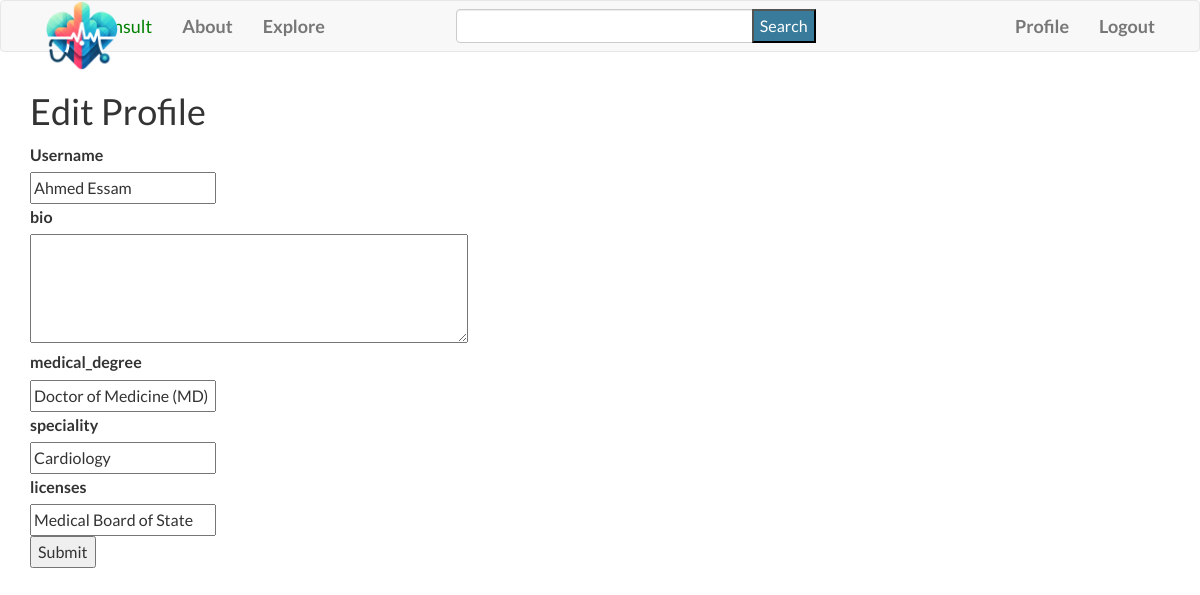
The page /edit_profile (signed in) on the database its author committed.
### app/models.py (models this page shows, shortened)
class User(UserMixin,db.Model):
    id = db.Column(db.Integer, primary_key=True)
    username = db.Column(db.String(65), index=True, unique=True)
    email = db.Column(db.String(120), index=True, unique=True)
    password_hash = db.Column(db.String(128))
    bio = db.Column(db.String(200))
    medical_degree = db.Column(db.String(100))
    speciality = db.Column(db.String(100))
    licenses = db.Column(db.String(200))
    last_seen = db.Column(db.DateTime, default=datetime.utcnow)
    cases = db.relationship('Case', backref='author', lazy="dynamic")
    followed = db.relationship(
        'User',
        secondary=followers,
        primaryjoin=(followers.c.follower_id == id),
        secondaryjoin=(followers.c.followed_id == id),
        backref=db.backref('followers',lazy='dynamic'),
        lazy='dynamic'
        )
    comments= db.relationship('Comment', backref='author', lazy='dynamic')

### app/routes.py (the view)
@app.route("/edit_profile", methods=['GET', 'POST'])
@login_required
def edit_profile():
    form = EditProfileForm(current_user.username)
    if form.validate_on_submit():
        current_user.username = form.username.data
        current_user.bio = form.bio.data
        current_user.medical_degree = form.medical_degree.data
        current_user.speciality = form.speciality.data
        current_user.licenses = form.licenses.data
        db.session.commit()
        flash("Your Profile Has Been Updated Successfully")
        return redirect(url_for('edit_profile'))
    elif request.method == 'GET':
        form.username.data = current_user.username
        form.bio.data = current_user.bio
        form.medical_degree.data = current_user.medical_degree
        form.speciality.data = current_user.speciality
        form.licenses.data = current_user.licenses
    return render_template('edit_profile.html', form=form, title="Edit Profile")

### forms.py (shortened to what this page needs)
class SearchForm(FlaskForm):
    query = StringField('Query', validators=[DataRequired()])
    submit = SubmitField('Search')

class EditProfileForm(FlaskForm):
    username = StringField('Username', validators=[DataRequired()])
    bio = TextAreaField('bio')
    medical_degree = StringField('medical_degree')
    speciality = StringField('speciality')
    licenses = StringField('licenses')
    submit = SubmitField('Submit')
    def __init__(self, original_username,*args, **kwargs):
        super(EditProfileForm, self).__init__(*args, **kwargs)
        self.original_username = original_username

### app/routes.py (called while the page is built)
@login.user_loader
def load_user(id):
    return User.query.get(int(id))

@app.before_request
def before_request():
    if current_user.is_authenticated:
        current_user.last_seen = datetime.utcnow()
        db.session.commit()
        g.search_form = SearchForm()

### app/templates/edit_profile.html (shortened to what this page needs)
{% extends 'base.html' %}
{% block app_content %}
<h1> Edit Profile </h1>
<form action="", method="post">
	<p>
	{{ form.username.label }} </br>
	{{ form.username }} </br>
	</p>
	<p>
		{{ form.bio.label }} </br>
		{{ form.bio(cols=50, rows=4)}} </br>
	</p>
	<p>
		{{ form.medical_degree.label }} </br>
		{{ form.medical_degree }} </br>
	</p>
	<p>
		{{ form.speciality.label }} </br>
		{{ form.speciality }} </br>
	</p>
	<p>
		{{ form.licenses.label }} </br>
		{{ form.licenses }} </br>
	</p>
	<p> {{ form.submit() }} </p>
</form>
{% endblock %}

### app/static/css/base.css (style rules this page uses)
body, ul, li, p { margin: 0; padding: 0; }
body { margin: 0 !important; font-family: 'Lato', sans-serif; line-height: 1.6; font-size: 16px; min-height: 100vh; overflow-x: hidden; }
#search_submit { position: absolute; top: 0; right: 0; background-color: #387B9A; height: 100%; color: white; }

### rows shown on the page
User: username "Ahmed Essam", medical_degree "Doctor of Medicine (MD)", speciality "Cardiology", licenses "Medical Board of State"
